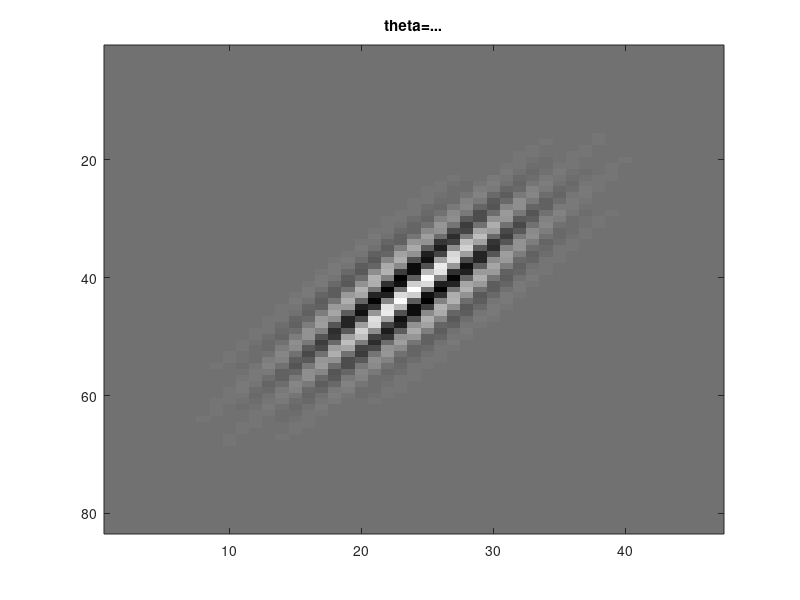

This figure's MATLAB source:
%define the five parameters
theta=0.5;
lamb = 3.5;
gamma=0.3;
sigma=2.8;
psii=0;

sigma_x = sigma;
sigma_y = sigma/gamma;

nstds = 5;
xmax = max(abs(nstds*sigma_x*cos(theta)),abs(nstds*sigma_y*sin(theta)));
xmax = ceil(max(1,xmax));
ymax = max(abs(nstds*sigma_x*sin(theta)),abs(nstds*sigma_y*cos(theta)));
ymax = ceil(max(1,ymax));
xmin = -xmax; ymin = -ymax;
[x,y] = meshgrid(xmin:xmax,ymin:ymax);

x_theta=x*cos(theta)+y*sin(theta);
y_theta=-x*sin(theta)+y*cos(theta);

gb= exp(-.5*(x_theta.^2/sigma_x^2+y_theta.^2/sigma_y^2)).*cos(2*pi/lamb*x_theta+psii);

imagesc(gb);
colormap(gray);
title('theta=...');